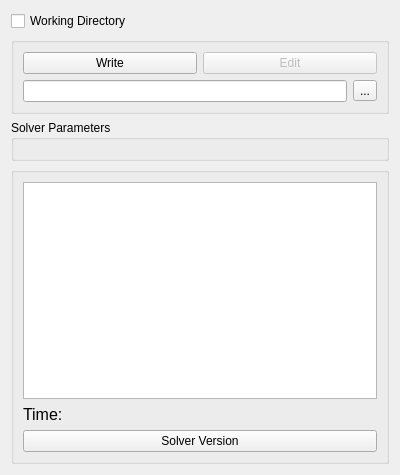
<?xml version="1.0" encoding="UTF-8"?>
<ui version="4.0">
 <class>SolverElmer</class>
 <widget class="QWidget" name="SolverElmer">
  <property name="geometry">
   <rect>
    <x>0</x>
    <y>0</y>
    <width>400</width>
    <height>475</height>
   </rect>
  </property>
  <property name="windowTitle">
   <string>Solver Elmer Control</string>
  </property>
  <layout class="QVBoxLayout" name="verticalLayout">
   <item>
    <widget class="QCheckBox" name="ckb_working_directory">
     <property name="text">
      <string>Working Directory</string>
     </property>
    </widget>
   </item>
   <item>
    <widget class="QGroupBox" name="gpb_working_directory">
     <property name="title">
      <string></string>
     </property>
     <layout class="QVBoxLayout" name="vbl_working_directory">
      <item>
       <layout class="QHBoxLayout" name="hbl_working_directory">
        <item>
         <widget class="QPushButton" name="pb_write_input">
          <property name="text">
           <string>Write</string>
          </property>
         </widget>
        </item>
        <item>
         <widget class="QPushButton" name="pb_edit_input">
          <property name="enabled">
           <bool>false</bool>
          </property>
          <property name="text">
           <string>Edit</string>
          </property>
         </widget>
        </item>
       </layout>
      </item>
      <item>
       <layout class="QHBoxLayout" name="hbl_working_directory">
        <item>
         <widget class="QLineEdit" name="let_working_directory">
          <property name="toolTip">
           <string>Path to working directory</string>
          </property>
          <property name="readOnly">
           <bool>true</bool>
          </property>
         </widget>
        </item>
        <item>
         <widget class="QToolButton" name="pb_working_directory">
          <property name="text">
           <string>...</string>
          </property>
         </widget>
        </item>
       </layout>
      </item>
     </layout>
    </widget>
   </item>
   <item>
    <widget class="QGroupBox" name="gpb_solver_params">
     <property name="title">
      <string>Solver Parameters</string>
     </property>
     <layout class="QVBoxLayout" name="verticalLayout_9">
      <item>
       <layout class="QFormLayout" name="formLayout_1">
       </layout>
      </item>
     </layout>
    </widget>
   </item>
   <item>
    <widget class="QGroupBox" name="gb_solver_log">
     <layout class="QVBoxLayout" name="verticalLayout_8">
      <item>
       <widget class="QTextEdit" name="te_output">
        <property name="lineWrapMode">
         <enum>QTextEdit::NoWrap</enum>
        </property>
        <property name="readOnly">
         <bool>true</bool>
        </property>
       </widget>
      </item>
      <item>
       <widget class="QLabel" name="l_time">
        <property name="font">
         <font>
          <pointsize>12</pointsize>
         </font>
        </property>
        <property name="text">
         <string>Time:</string>
        </property>
       </widget>
      </item>
      <item>
       <widget class="QPushButton" name="pb_solver_version">
        <property name="text">
         <string>Solver Version</string>
        </property>
       </widget>
      </item>
     </layout>
    </widget>
   </item>
  </layout>
 </widget>
 <resources/>
 <connections/>
</ui>
